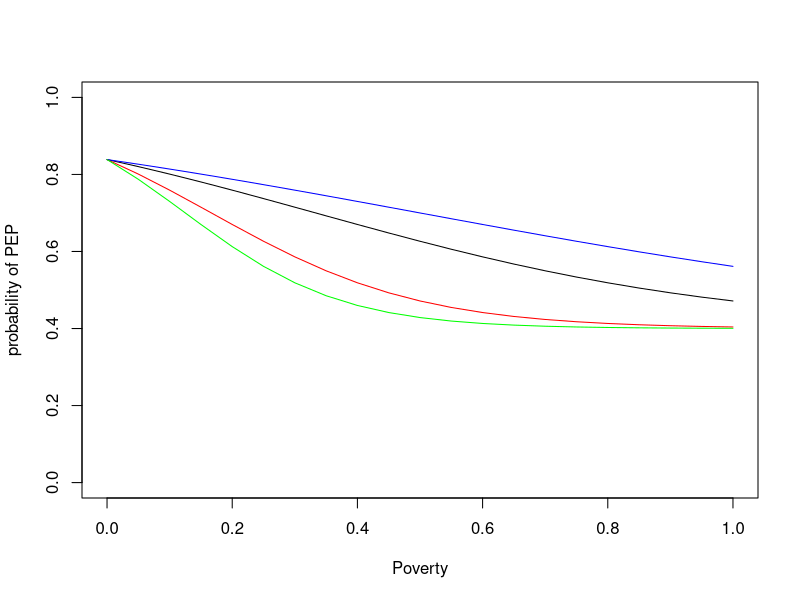
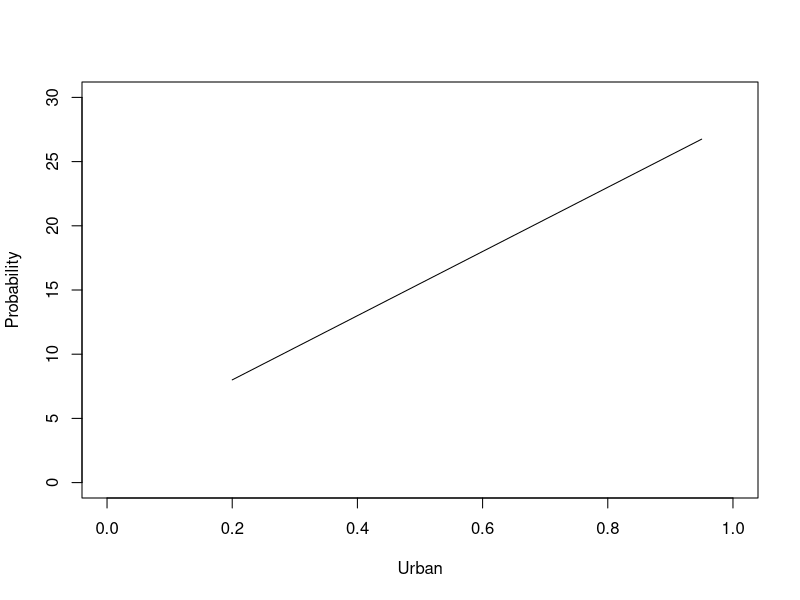
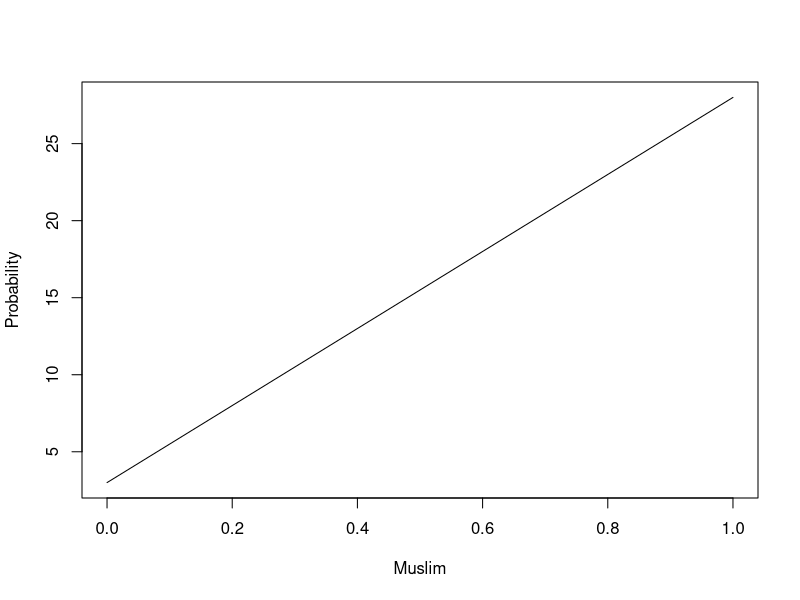
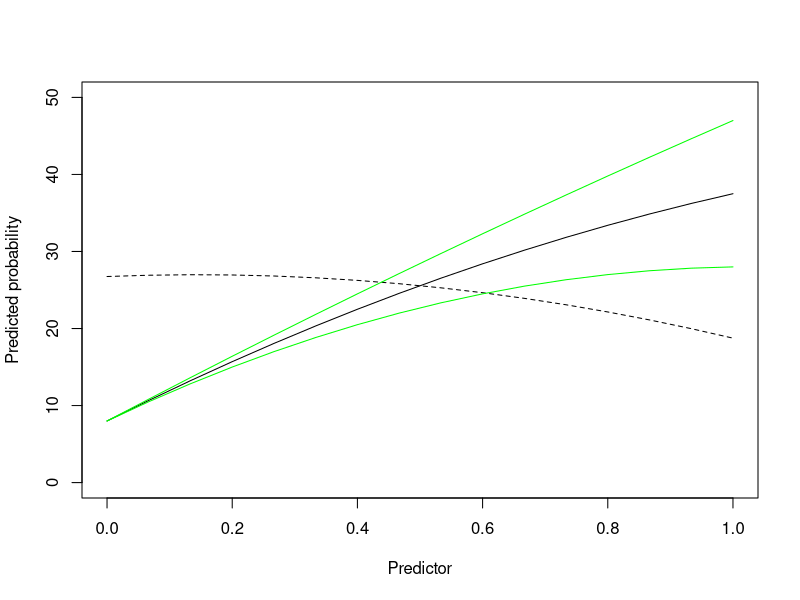
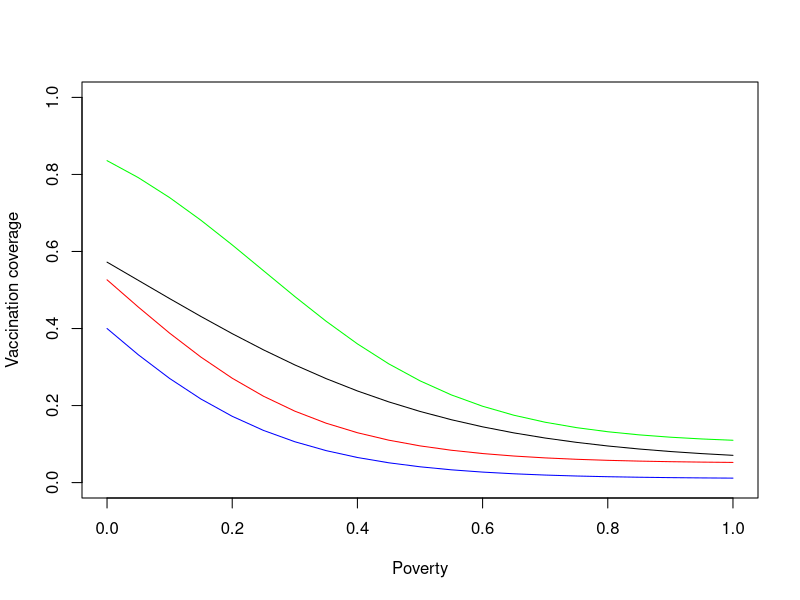

Generate these figures, in order, with R:
#   Key relationships to consider when estimating the burden of rabies in Nigeria
#  Estimates of PEP seeking - pPEP likely increases with wealth 
# i.e. a low poverty index means the state is wealthier!

poverty = seq(0,1,0.05)
b0 = -1  # intercept - baseline level (as value decreases into negative numbers higher probability remains near 1)
b1 = 3 # slope - baseline steepness - as increases, drops faster
U = 1 # ceiling parameter - the value that probability approaches as poverty approaches 0 
L = 0.4 # Floor parameter that results in horizontal asymptote (as poverty approaches 1)

# Apply inverse logit manually
pPEP_prob_seq <- L +  (U - L) / (1 + exp(b0 + (b1 * poverty)))

# Plot reasonable set of params:
plot(poverty, pPEP_prob_seq,  type = "l", ylim = c(0, 1),  xlab = "Poverty", ylab = "probability of PEP")

# WORST CASE! 
b0 = -1  # intercept - baseline level (as value decreases into negative numbers higher probability remains near 1)
b1 = 6 # slope - baseline steepness - as increases, drops faster
U = 1 # ceiling parameter - the value that probability approaches as poverty approaches 0 
L = 0.4 # Floor parameter that results in horizontal asymptote (as poverty approaches 1)
pPEP_prob_seq <- L +  (U - L) / (1 + exp(b0 + (b1 * poverty)))
lines(poverty, pPEP_prob_seq,  col = "red")

# Best CASE! 
b0 = -1  # intercept - baseline level (as value decreases into negative numbers higher probability remains near 1)
b1 = 2 # slope - baseline steepness - as increases, drops faster
U = 1 # ceiling parameter - the value that probability approaches as poverty approaches 0 
L = 0.4 # Floor parameter that results in horizontal asymptote (as poverty approaches 1)
pPEP_prob_seq <- L +  (U - L) / (1 + exp(b0 + (b1 * poverty)))
lines(poverty, pPEP_prob_seq,  col = "blue")

# even worse
b0 = -1  # intercept - baseline level (as value decreases into negative numbers higher probability remains near 1)
b1 = 8 # slope - baseline steepness - as increases, drops faster
U = 1 # ceiling parameter - the value that probability approaches as poverty approaches 0 
L = 0.4 # Floor parameter that results in horizontal asymptote (as poverty approaches 1)
pPEP_prob_seq <- L +  (U - L) / (1 + exp(b0 + (b1 * poverty)))
lines(poverty, pPEP_prob_seq,  col = "green")

###############################################################################
# Dog population - HDR increases with urban % and muslim % (more dogs per human in rural areas and non-muslim areas)
humans = seq(2000000,17000000, 1000000)
urban = seq(0.2,0.95,0.05)
muslim = seq(0, 1, length = 16)
hdr = seq(5,20,1)

# increases with % urban (more humans per dog in cities)
cu = 3; bu = 25 # Minimum  and maximum HDR
hdr = cu + urban * bu # Linear relationship whereby dogs decrease within urban settings
plot(urban, hdr,  type = "l",  xlab = "Urban", ylab = "Probability", xlim = c(0,1), ylim = c(0,30))

# decreases with religion (increase % muslim)
cm = 3; bm = 25
hdr = cm + muslim * bm
plot(muslim, hdr,  type = "l",  xlab = "Muslim", ylab = "Probability", xlim = c(0,1))

# Combined relationship - multiplicative
c = 3 # intercept
bm = 25 # muslim max
bu = 25 # urban max
bcomb = -15 # multiplicative interaction
hdr = c + (bm * muslim) + (bu * urban) + bcomb*(urban * muslim)
# shows the range assuming urban and muslim combinations scale together!
plot(muslim, hdr, ylim= c(0,50), 
     type = "l",  xlab = "Predictor", ylab = "Predicted probability", 
     xlim = c(0,1))
# shows the range assuming urban and muslim combinations scale opppositely
hdr = c + (bm * muslim) + (bu * rev(urban)) + bcomb*(urban * muslim)
lines(muslim, hdr, lty=2)

# alternative ranges
bcomb = -5 # more extreme max HDR
hdr = c + (bm * muslim) + (bu * urban) + bcomb*(urban * muslim)
lines(muslim, hdr,  col = "green")

bcomb = -25 # less extreme HDR
hdr = c + (bm * muslim) + (bu * urban) + bcomb*(urban * muslim)
lines(muslim, hdr,  col = "green")

###############################################################################
# dog vaccination coverage - expect coverage to decline as poverty increases
# Inverse logistic (flipped sigmoid)
poverty = seq(0,1,0.05)

# Average parameter range
vc_decline = 4 # determines how steep the decline is
vc_slope_shift = 0.05 # determines where along x-axis decline starts
vc_int = 0.05 # minimum coverage (asymptote as poverty increases)

prob = vc_int + (1-vc_int) * (1-1/(1 + exp(-vc_decline*(poverty - vc_slope_shift))))

plot(poverty, prob, ylim= c(0,1), 
     type = "l",  xlab = "Poverty", ylab = "Vaccination coverage", 
     xlim = c(0,1))

# Better case scenario
vc_decline = 6 # slower decline
vc_slope_shift = .25 # 
vc_int = 0.1 # slight increase
prob = vc_int + (1-vc_int) * (1-1/(1 + exp(-vc_decline*(poverty - vc_slope_shift))))
lines(poverty, prob,  col = "green")

# Worse case scenario
vc_decline = 6 # 
vc_slope_shift = .001 # 
vc_int = 0.05 # 
prob = vc_int + (1-vc_int) * (1-1/(1 + exp(-vc_decline*(poverty - vc_slope_shift))))
lines(poverty, prob,  col = "red")

# Worst case scenario
# vc_decline = 10 # 
# vc_slope_shift = .001 # 
# vc_int = 0.05 # 
# prob = vc_int + (1-vc_int) * (1-1/(1 + exp(-vc_decline*(poverty - vc_slope_shift))))
# lines(poverty, prob,  col = "red")

# different case scenario
vc_int <- 0.01 # your existing floor value — use whatever it actually is
vc_decline <- 6
target0 <- 0.4 # target coverage at poverty = 0
L <- 1 - (target0 - vc_int) / (1 - vc_int) # solve for the vc_slope_shift that gives prob(poverty=0) = target0
vc_slope_shift <- log((1 - L) / L) / vc_decline
prob <- vc_int + (1 - vc_int) * (1 - 1 / (1 + exp(-vc_decline * (poverty - vc_slope_shift))))
lines(poverty, prob, col = "blue")
